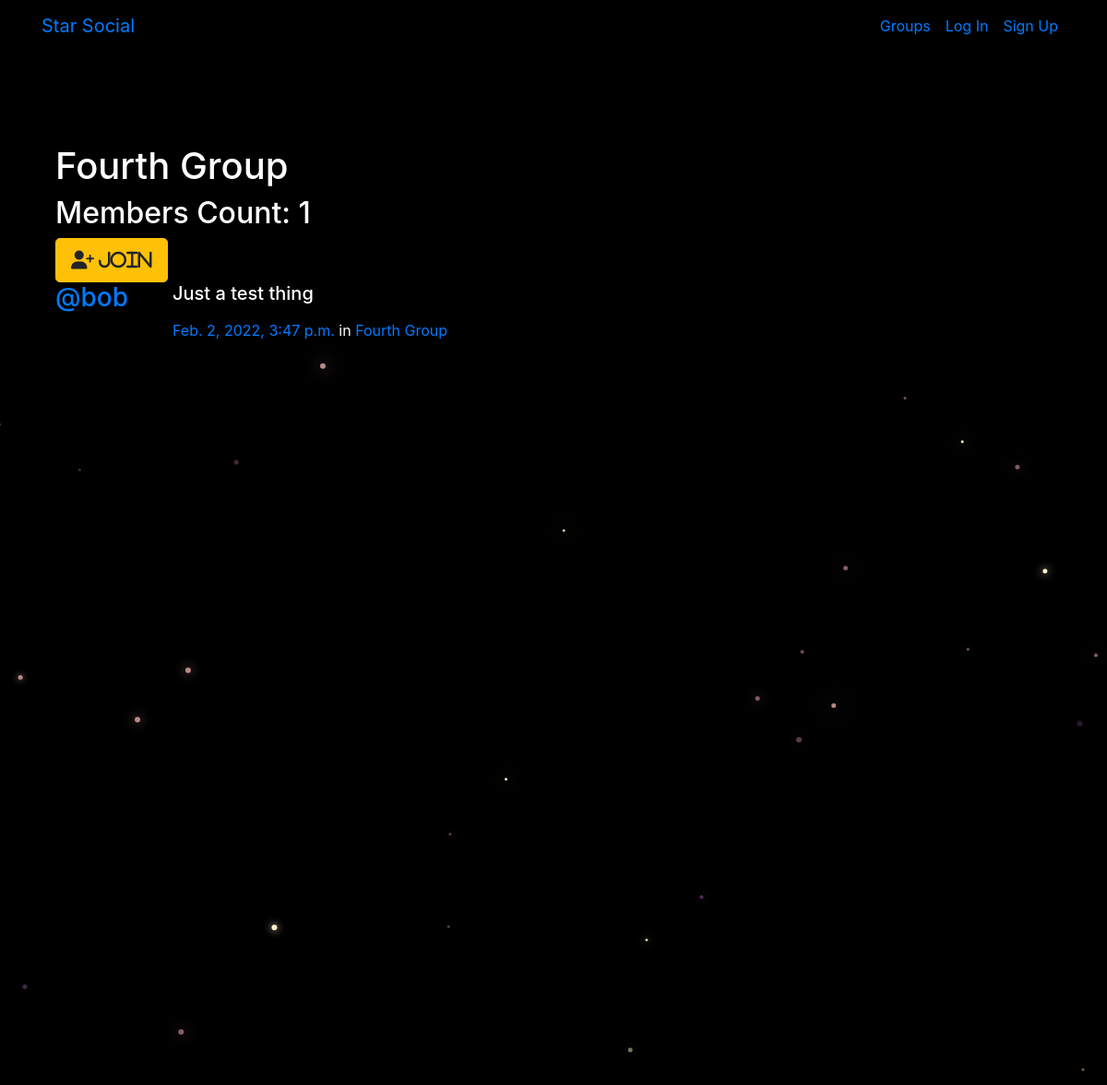
/groups/posts/in/fourth-group/, run on the app's committed database.
### groups/models.py (models this page shows, shortened)
class Group(models.Model):
    name = models.CharField(max_length=255, unique=True)
    slug = models.SlugField(allow_unicode=True, unique=True)
    description = models.TextField(blank=True, default='')
    description_html = models.TextField(editable=False, default='', blank=True)
    members = models.ManyToManyField(User, through='GroupMember')
    class Meta:
        ordering = ['name']

### posts/models.py (models this page shows, shortened)
class Post(models.Model):
    user = models.ForeignKey(User, related_name='posts', on_delete=models.CASCADE)
    created_at = models.DateTimeField(auto_now=True)
    message = models.TextField()
    message_html = models.TextField(editable=False)
    group = models.ForeignKey(Group, related_name='posts', null=True, blank=True, on_delete=models.CASCADE)
    class Meta:
        ordering = ['-created_at']
        unique_together = ['user', 'message']

### groups/views.py (the view)
# urls.py: path('posts/in/<slug>/', views.SingleGroup.as_view(), name='single'),
class SingleGroup(generic.DetailView):
    model = Group

### groups/templates/groups/group_detail.html
{% extends 'groups/group_base.html' %}
{% block pregroup %}
<div class="container">
  <h1>{{ group.name }}</h1>
  <h2>Members Count: {{ group.members.count }}</h2>
  <div class="content">
    {% if user in group.members.all %}
      <a href="{% url 'groups:leave' slug=group.slug %}" class="btn btn-lg btn-warning">
        <i class="fas fa-user-slash"> Leave</i>
      </a>
    {% else %}
    <a href="{% url 'groups:join' slug=group.slug %}" class="btn btn-lg btn-warning">
      <i class="fas fa-user-plus"> Join</i>
    </a>
    {% endif %}
  </div>
</div>
{% endblock pregroup %}
{% block group_content %}
  <div class="col-md-8">
    {% if group.posts.count == 0 %}
      <h2>No posts in this group yet</h2>
    {% else %}
       {% for post in group.posts.all %}
         {% include 'posts/_post.html' %}
       {% endfor %}
    {% endif %}
  </div>
{% endblock group_content%}

### posts/templates/posts/_post.html (shortened to what this page needs)
<div class="post media">
  <h3 class="mr-5"><a href="{% url 'posts:for_user' username=post.user.username %}">@{{ post.user.username }}</a></h3>
  <div class="media-body">
    <h5>{{ post.message_html|safe }}</h5>
    <time class="time"><a href="{% url 'posts:single' username=post.user.username pk=post.pk %}">{{ post.created_at }}</a></time>
    {% if post.group %}
    <span class="group-name">in <a href="#">{{ post.group.name }}</a></span>
    {% endif %}
  </div>
</div>

### static/simplesocial/css/master.css (style rules this page uses)
body { margin: 0; overflow: hidden; background-color: black; color:white; }

### static/css/master.css (style rules this page uses)
html, body { height: 100%; width: 100%; overflow: hidden; margin: 0; }

### data on the page
Group: name "Fourth Group", members.count "1"
Post: user.username "bob", message_html "Just a test thing", created_at "Feb. 2, 2022, 3:47 p.m.", group.name "Fourth Group"
